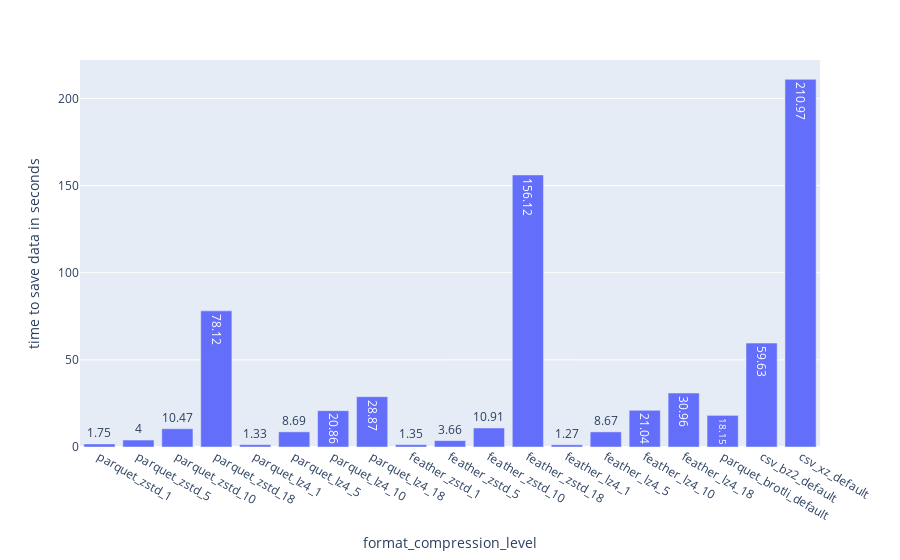

Source (notebook cell):
### Code cell
fig = px.bar(df_interesting_levels, x="method_compression_with_level", y="save_time", text_auto=True,
             labels={"save_time": "time to save data in seconds",
                     "method_compression_with_level": "format_compression_level"},)
fig.show()
fig.write_image("./plots/pandas_ff_bar_save_time_feather.svg")

### Figure 1 — Plotly figure (JSON) as saved in the notebook; plotly's stock layout.template omitted (floating-point values rounded to 4 significant figures)
{"data": [{"alignmentgroup": "True", "hovertemplate": "format_compression_level=%{x}<br>time to save data in seconds=%{y}<extra></extra>", "legendgroup": "", "marker": {"color": "#636efa", "pattern": {"shape": ""}}, "name": "", "offsetgroup": "", "orientation": "v", "showlegend": false, "textposition": "auto", "texttemplate": "%{y}", "type": "bar", "x": ["parquet_zstd_1", "parquet_zstd_5", "parquet_zstd_10", "parquet_zstd_18", "parquet_lz4_1", "parquet_lz4_5", "parquet_lz4_10", "parquet_lz4_18", "feather_zstd_1", "feather_zstd_5", "feather_zstd_10", "feather_zstd_18", "feather_lz4_1", "feather_lz4_5", "feather_lz4_10", "feather_lz4_18", "parquet_brotli_default", "csv_bz2_default", "csv_xz_default"], "xaxis": "x", "y": [1.75, 4, 10.47, 78.12, 1.33, 8.69, 20.86, 28.87, 1.35, 3.66, 10.91, 156.1, 1.27, 8.67, 21.04, 30.96, 18.15, 59.63, 211.0], "yaxis": "y"}], "layout": {"barmode": "relative", "legend": {"tracegroupgap": 0}, "margin": {"t": 60}, "xaxis": {"anchor": "y", "domain": [0, 1], "title": {"text": "format_compression_level"}}, "yaxis": {"anchor": "x", "domain": [0, 1], "title": {"text": "time to save data in seconds"}}}}
